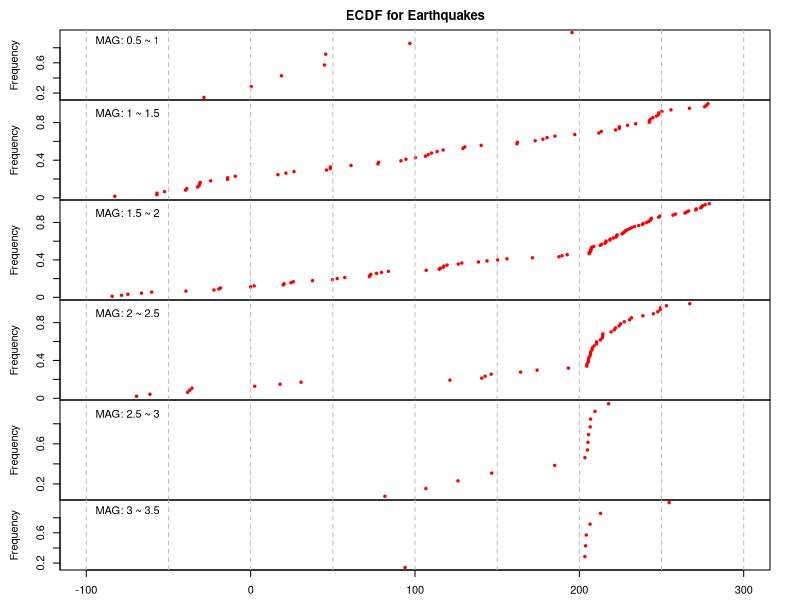

R code for this plot:
setwd(
  #  '/home/sunnymh/stat157/final_project'
  # Please enter the directory where this file and data is saved
  )

t250 <- read.csv("./250.csv")

cleandata=t250

# code for creating the time disired
dates <-cleandata[["YYYY.MM.DD"]]
times <-cleandata[["HH.mm.SS.ss"]]
datatime <-as.POSIXct(strptime(paste(dates, times), "%Y/%m/%d %H:%M:%OS"))
newtime <-as.numeric(difftime(datatime,datatime[1],units="days"))
cleandata = data.frame(cleandata, 'newtime' = newtime)

# plot the ecdf of earthquacks for each bin
# change this part later for different bins
min = seq(0.5, 3, by = 0.5)
max = seq(1, 3.5, by = 0.5)

# group the newtimes base on MAG
groups = mapply(function(min, max){
  newtime[which(t250$MAG> min & t250$MAG < max)]
},min, max)

# get the plots
png("./plot.png", 600, 1200)
par(mfrow = c(6,1))
for (i in 1:length(groups)){
  if (length(groups[[i]] != 0)){
    test = groups[[i]]
    Fn <- ecdf(test)
    if (i ==1){
      par(mai = c(0, 0.6, 0.3, 0.3))      
      plot(test,Fn(test), col = 'red', xlim = c(-100, 300), pch = 19, cex = 0.5, xaxt = 'n', yaxt="n", main = "ECDF for Earthquakes", ylab = "Frequency")
      axis(2, at=seq(0, 0.8, by = 0.2), seq(0, 0.8, by = 0.2))
    }else if (i==6){
      par(mai = c(0.3, 0.6, 0, 0.3))
      plot(test,Fn(test), col = 'red', xlim = c(-100, 300), pch = 19, cex = 0.5, yaxt="n", ylab = "Frequency")
      axis(2, at=seq(0, 0.8, by = 0.2), seq(0, 0.8, by = 0.2))
    }else{
      par(mai = c(0, 0.6, 0, 0.3))
      plot(test,Fn(test), col = 'red', xlim = c(-100, 300), pch = 19, cex = 0.5, xaxt = 'n', yaxt="n", ylab = "Frequency")
      axis(2, at=seq(0, 0.8, by = 0.2), seq(0, 0.8, by = 0.2))
    }

    for (j in seq(-100, 300, by= 50)){
      abline(v = j, lty =2, col = 'grey')
    }
    text(-75, 0.9, label = paste('MAG:', min[i], '~', max[i]))
  }
}
dev.off()